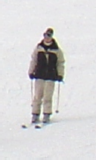
%> input picture TrainPositive_crop001008b.bmp, 96 x 160 px; its folder holds only this picture in this run
$ octave human_detection.m   (GNU Octave 9; MATLAB toolbox functions it lacks are replaced by stand-ins)
%> lines starting %> are read from the running program, lines starting %| are printed output that depends on the picture
### hog_vector.m
function [feature] = hog_vector(Img, displayImage,imageName)
%> called with Img = 'TrainPositive_crop001008b.bmp', displayImage = false, imageName = 'TrainPositive_crop001008b.bmp'
%% Image read operations
rgbImage = imread(Img);
%> rgbImage is the input picture: size 160x96x3 uint8; mean R, G, B 212.9, 211.8, 212.5
rgbImage = double(rgbImage);
%> rgbImage: size 160x96x3 double

% Use custom channel proportion to get images
redChannel = rgbImage(:, :, 1);
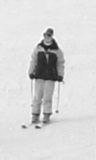
%> redChannel: size 160x96 double; min 29, max 254, mean 212.9
greenChannel = rgbImage(:, :, 2);
blueChannel = rgbImage(:, :, 3);
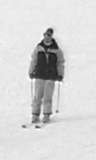
%> blueChannel: size 160x96 double; min 22, max 255, mean 212.5

% Round off the values using the formula to generate matrix
im = round(0.299*redChannel + 0.587*greenChannel + 0.114*blueChannel);
rows=size(im,1);
%> rows = 160
cols=size(im,2);
%> cols = 96

%% Gradient Operations to Calculate Magnitude, Gx, Gy and GradientAngle
[magnitude, angle] = gradientOperations(im);

if(displayImage==1)
% Display Image
figure('Name','Prewitt Magnitude');
imshow(matrixToImage(magnitude));
title(imageName)
end

%% Generate the feature

% Initialized the feature vector
feature=[];

% Iterations for Blocks(19x11 blocks)
for i = 0: rows/8 - 2
    for j= 0: cols/8 -2

        % Each block is of 16x16
        % Getting Block magnitude and angles with overlap
        mag_block = magnitude(8*i+1 : 8*i+16 , 8*j+1 : 8*j+16);
        ang_block = angle(8*i+1 : 8*i+16 , 8*j+1 : 8*j+16);

        block_feature=[];

        % Iterations for cells in a block(2x2 cells in block)
        for x= 0:1
            for y= 0:1

                % Each Cell is 8x8
                % Getting Cell magnitude and angles
                angle_cell =ang_block(8*x+1:8*x+8, 8*y+1:8*y+8);
                mag_cell =mag_block(8*x+1:8*x+8, 8*y+1:8*y+8);
                histr = zeros(1,9);

                %Iterations for pixels in one cell
                for p=1:8
                    for q=1:8
                        alpha= angle_cell(p,q);

                        % Division of Magnitude in Buckets proportionally
                        if alpha>10 && alpha<=30
                            histr(1)=histr(1)+ mag_cell(p,q)*(30-alpha)/20;
                            histr(2)=histr(2)+ mag_cell(p,q)*(alpha-10)/20;
                        elseif alpha>30 && alpha<=50
                            histr(2)=histr(2)+ mag_cell(p,q)*(50-alpha)/20;
                            histr(3)=histr(3)+ mag_cell(p,q)*(alpha-30)/20;
                        elseif alpha>50 && alpha<=70
                            histr(3)=histr(3)+ mag_cell(p,q)*(70-alpha)/20;
                            histr(4)=histr(4)+ mag_cell(p,q)*(alpha-50)/20;
                        elseif alpha>70 && alpha<=90
                            histr(4)=histr(4)+ mag_cell(p,q)*(90-alpha)/20;
                            histr(5)=histr(5)+ mag_cell(p,q)*(alpha-70)/20;
                        elseif alpha>90 && alpha<=110
                            histr(5)=histr(5)+ mag_cell(p,q)*(110-alpha)/20;
                            histr(6)=histr(6)+ mag_cell(p,q)*(alpha-90)/20;
                        elseif alpha>110 && alpha<=130
                            histr(6)=histr(6)+ mag_cell(p,q)*(130-alpha)/20;
                            histr(7)=histr(7)+ mag_cell(p,q)*(alpha-110)/20;
                        elseif alpha>130 && alpha<=150
                            histr(7)=histr(7)+ mag_cell(p,q)*(150-alpha)/20;
                            histr(8)=histr(8)+ mag_cell(p,q)*(alpha-130)/20;
                        elseif alpha>150 && alpha<=170
                            histr(8)=histr(8)+ mag_cell(p,q)*(170-alpha)/20;
                            histr(9)=histr(9)+ mag_cell(p,q)*(alpha-150)/20;
                        elseif alpha>=0 && alpha<=10
                            histr(1)=histr(1)+ mag_cell(p,q)*(alpha+10)/20;
                            histr(9)=histr(9)+ mag_cell(p,q)*(10-alpha)/20;
                        elseif alpha>170 && alpha<=180
                            histr(9)=histr(9)+ mag_cell(p,q)*(190-alpha)/20;
                            histr(1)=histr(1)+ mag_cell(p,q)*(alpha-170)/20;
                        end


                    end
                end

                % Concatenation of Four histograms to form one block feature
                block_feature=[block_feature histr];

            end
        end

        % Block Normalization using L2 Norm
        block_feature = block_feature/sqrt(sum(block_feature.^2));

        %Features concatenation
        feature=[feature block_feature];

    end
end

% Removing Infinitiy values
feature(isnan(feature))=0;

feature;

### gradientOperations.m
function [prewittmagnitude, prewittangle] = gradientOperations(inputImageMatrix)

%% Store input size and initialize matrix
image = inputImageMatrix;
sizeImage = size(image);
%> sizeImage = [160 96]
gradientx = zeros(sizeImage);
gradienty = zeros(sizeImage);

%% Calculate the X and Y gradient using the formula
for i=2:sizeImage(1)-1
    for j=2:sizeImage(2)-1
        gradientx(i,j)=image(i-1,j+1)-image(i-1,j-1)+image(i,j+1)-image(i,j-1)+image(i+1,j+1)-image(i+1,j-1);
        gradienty(i,j)=image(i-1,j-1)-image(i+1,j-1)+image(i-1,j)-image(i+1,j)+image(i-1,j+1)-image(i+1,j+1);
    end
end
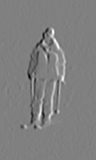
%> gradientx: size 160x96 double; min -471, max 465, mean -0.1; drawn with min black and max white
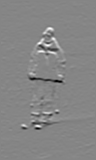
%> gradienty: size 160x96 double; min -467, max 423, mean 0.2; drawn with min black and max white

%% Calculate magnitude using squared sum method
prewittmagnitude = sqrt(gradientx.^2+ gradienty.^2);
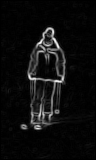
%> prewittmagnitude: size 160x96 double; min 0, max 510.7, mean 28.3; drawn with min black and max white

% Normalize the Components after the gradient operation to display the
% Image correctly in the range of 0-255
prewittmagnitude = round(normalizeImage(prewittmagnitude));

%% Calculate the angle using tan-1
prewittangle =atan2d(gradienty,gradientx);
prewittangle(isnan(prewittangle))=0;

% If the angle are less than 0, then increment 180
% Range of angle should between 0-180
for i = 1:sizeImage(1)
    for j = 1:sizeImage(2)
        if(prewittangle(i,j)<0)
            prewittangle(i,j)=prewittangle(i,j)+180;
        end
    end
end

prewittmagnitude;
prewittangle;

### normalizeImage.m
function normalizedMatrix = normalizeImage(imageMatrix)

% Check what is the lowest value
lo = min(min(imageMatrix));
%> lo = 0

% Adjust low to 0
if(lo<0)
    imageMatrix=imageMatrix+abs(lo);
end

% Check the highest and the normalize all values by
% scalling factor to get in 0-255 range
hi=max(max(imageMatrix));
%> hi = 510.7
if(hi>255)
    normalizeComponent=255/hi;
%> normalizeComponent = 0.499
    imageMatrix = imageMatrix.*normalizeComponent;
end

%% Return Values
new_lo = min(min(imageMatrix));
%> new_lo = 0
new_hi = max(max(imageMatrix));
%> new_hi = 255
%> in gradientOperations, `prewittangle =atan2d(gradienty,gradientx);`:
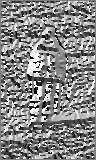
%> prewittangle: size 160x96 double; min -179.7, max 180, mean 9.7; drawn with min black and max white
%> after the loop in gradientOperations, `for i = 1:sizeImage(1)`:
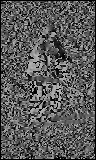
%> prewittangle: size 160x96 double; min 0, max 180, mean 89.5
%> after the loop in hog_vector, `for i = 0: rows/8 - 2`: feature = 7524 values, max 0.926 at index 1856, min 0 at index 2119, mean 0.127; histr = [32.69 23.19 34.75 15.55 10.11 32.48 9.06 18.45 27.73]
%> `hog = hog_vector(FileName,false,Files(k).name);`: hog has the same summary as feature in hog_vector
%> `hogPositiveVector = [hogPositiveVector; hog];`: hogPositiveVector has the same summary as feature in hog_vector
%> `TrainData = [hogPositiveVector; hogNegativeVector];`: TrainData has the same summary as feature in hog_vector
normalizedMatrix = imageMatrix;

### kNearestNeighbors.m
function [predictedClassLabel neighbourLabel neighborIds neighborDistances] = kNearestNeighbors(dataMatrix, dataLabels,queryMatrix, k)
%> called with dataLabels = 1, queryMatrix = [], k = 3

%% Initialize all the matrix to store different data to be returned
neighborIds = zeros(size(queryMatrix,1),k);
neighbourLabel = zeros(size(queryMatrix,1),k);
predictedLabel = zeros(size(queryMatrix,1),1);
predictedClassLabel=[];
neighborDistances = neighborIds;
numDataVectors = size(dataMatrix,1);
%> numDataVectors = 1
numQueryVectors = size(queryMatrix,1);

%% Similarity computation for distance
for i=1:numQueryVectors

    % Histogram intersection sum(min(test,train))/sum(train)
    similarity = sum(min(repmat(queryMatrix(i,:),numDataVectors,1),dataMatrix)')./sum(dataMatrix');

    % Sort in decreasing order of similarity
    [sortval sortpos] = sort(similarity,'descend');

    % Get relevant data point based on sorting order
    neighborIds(i,:) = sortpos(1:k);
    neighbourLabel(i,:) = dataLabels(neighborIds(i,:));
    neighborDistances(i,:) = sortval(1:k);

end

%% Prediction is where more labels of same sign
predictedLabel = sum(neighbourLabel')';
%> predictedLabel = []
predictedLabel(predictedLabel<2)=0;
predictedLabel(predictedLabel>=2)=1;

% From 0-1 Lables, build back Human and Non-Human classification
for i = 1:length(predictedLabel)
    if(predictedLabel(i)==1)
        predictedClassLabel=[predictedClassLabel; {"Human"}];
    else
        predictedClassLabel=[predictedClassLabel; {"Non-Human"}];
    end
end

%% Return the results
predictedClassLabel;
neighbourLabel;
neighborDistances;
neighborIds;

### human_detection.m
clc; clear;

%% Creating HOG Vectors for Training Images

TrainFileNames = [];
TrainFileLabel = [];
TrainFileClassLabel = [];

% Positive Training Images
% Reading files from directory
Files=dir('TrainPositive*.bmp');
hogPositiveVector = [];
for k=1:length(Files)
    TrainFileNames = [TrainFileNames ; {Files(k).name}];
    TrainFileLabel = [TrainFileLabel ; {'Human'}];
    % Positive images have 1 Class
    TrainFileClassLabel = [TrainFileClassLabel ; 1 ];
    FileName = strcat(Files(k).folder,'/',Files(k).name);

    % Generating HOG Vector
    hog = hog_vector(FileName,false,Files(k).name);
    hogPositiveVector = [hogPositiveVector; hog];
end

% Negative Training Images
% Reading files from directory
Files=dir('TrainNegative*.bmp');
hogNegativeVector = [];
for k=1:length(Files)
    TrainFileNames = [TrainFileNames ; {Files(k).name}];
    TrainFileLabel = [TrainFileLabel ; {'Non-Human'}];
    % Negative images have 0 Class
    TrainFileClassLabel = [TrainFileClassLabel ; 0 ];
    FileName = strcat(Files(k).folder,'/',Files(k).name);

    % Generating HOG Vector
    hog = hog_vector(FileName,false,Files(k).name);
    hogNegativeVector = [hogNegativeVector; hog];
end


%% Creating HOG Vectors for Test Images
TestFileNames=[];
TestFileLabel=[];

% Positive Test Images
% Reading files from directory
Files=dir('TestPositive*.bmp');
hogTestPositiveVector = [];
for k=1:length(Files)
    TestFileNames = [TestFileNames ; {Files(k).name}];
    TestFileLabel = [TestFileLabel ; {'Human'}];
    FileName = strcat(Files(k).folder,'/',Files(k).name);

    % Generating HOG Vector
    hog = hog_vector(FileName,true,Files(k).name);
    hogTestPositiveVector = [hogTestPositiveVector; hog];
end

% Negative Test Images
% Reading files from directory
Files=dir('TestNegative*.bmp');
hogTestNegativeVector = [];
for k=1:length(Files)
    TestFileNames = [TestFileNames ; {Files(k).name}];
    TestFileLabel = [TestFileLabel ; {'Non-Human'}];
    FileName = strcat(Files(k).folder,'/',Files(k).name);

    % Generating HOG Vector
    hog = hog_vector(FileName,true,Files(k).name);
    hogTestNegativeVector = [hogTestNegativeVector; hog];
end


%% Collating data

% Training Images data
% First 10 are 1(HumanClass). Last 10 are 0(nonHumanClass)
TrainData = [hogPositiveVector; hogNegativeVector];

% Test Images data
% First 5 are 1(HumanClass). Last 5 are 0(nonHumanClass)
TestData = [hogTestPositiveVector ; hogTestNegativeVector];


%% Running 3-KNN on the test images using train images
[predictedClassLabels neighbourLabel neighborIds neighborDistances] = kNearestNeighbors(TrainData,TrainFileClassLabel, TestData, 3)
%> predictedClassLabels = []; neighbourLabel = []; neighborIds = []; neighborDistances = []

% Collating the result using neighbour indexes returned from KNN
result = [TestFileNames TestFileLabel TrainFileNames(neighborIds(:,1)) TrainFileLabel(neighborIds(:,1)) TrainFileNames(neighborIds(:,2)) TrainFileLabel(neighborIds(:,2)) TrainFileNames(neighborIds(:,3)) TrainFileLabel(neighborIds(:,3))];
%> result = {}

%% Print results:

fprintf("The results are displayed below with all relevant data:\n\n")
for i = 1:length(result)
    fprintf("TestImage: "+ TestFileNames(i)+" | Correct Classification: "+TestFileLabel(i)+"\n");
    fprintf("\t1NN: "+ TrainFileNames(neighborIds(i,1))+" | Distance: "+neighborDistances(i,1)+" | Classification: "+TrainFileLabel(neighborIds(i,1))+"\n");
    fprintf("\t2NN: "+ TrainFileNames(neighborIds(i,2))+" | Distance: "+neighborDistances(i,2)+" | Classification: "+TrainFileLabel(neighborIds(i,2))+"\n");
    fprintf("\t3NN: "+ TrainFileNames(neighborIds(i,3))+" | Distance: "+neighborDistances(i,3)+" | Classification: "+TrainFileLabel(neighborIds(i,3))+"\n");
    fprintf("    Prediction From 3NN: "+ predictedClassLabels(i)+"\n\n\n");
end
%> this loop made 0 passes

$ run again, on TrainPositive_crop001047b.bmp
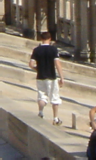
%> input picture TrainPositive_crop001047b.bmp, 96 x 160 px
%> in hog_vector, rgbImage is the input picture: size 160x96x3 uint8; mean R, G, B 135.9, 124.7, 110.5
%> rgbImage: size 160x96x3 double
%> in gradientOperations, `prewittmagnitude = sqrt(gradientx.^2+ gradienty.^2);`:
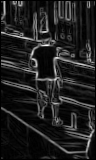
%> prewittmagnitude: size 160x96 double; min 0, max 542.1, mean 68; drawn with min black and max white
%> lo = 0
%> hi = 542.1
%> normalizeComponent = 0.47
%> new_lo = 0
%> new_hi = 255
%> after the loop in gradientOperations, `for i = 1:sizeImage(1)`:
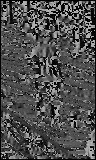
%> prewittangle: size 160x96 double; min 0, max 180, mean 78.5
%> after the loop in hog_vector, `for i = 0: rows/8 - 2`: feature = 7524 values, max 0.875 at index 6888, min 0 at index 85, mean 0.1; histr = [149.7 91.82 10.3 2.35 10.22 21.64 30.01 48.16 166.8]
%> hog has the same summary as feature in hog_vector
%> hogPositiveVector has the same summary as feature in hog_vector
%> TrainData has the same summary as feature in hog_vector
%> predictedLabel = []
%> result = {}

$ run again, on TrainPositive_crop001063b.bmp
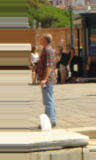
%> input picture TrainPositive_crop001063b.bmp, 96 x 160 px
%> in hog_vector, rgbImage is the input picture: size 160x96x3 uint8; mean R, G, B 151.3, 137, 110.2
%> rgbImage: size 160x96x3 double
%> in gradientOperations, `prewittmagnitude = sqrt(gradientx.^2+ gradienty.^2);`:
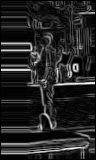
%> prewittmagnitude: size 160x96 double; min 0, max 466.5, mean 67.3; drawn with min black and max white
%> lo = 0
%> hi = 466.5
%> normalizeComponent = 0.547
%> new_lo = 0
%> new_hi = 255
%> after the loop in gradientOperations, `for i = 1:sizeImage(1)`:
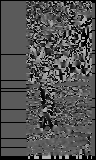
%> prewittangle: size 160x96 double; min 0, max 180, mean 83.4
%> after the loop in hog_vector, `for i = 0: rows/8 - 2`: feature = 7524 values, max 0.9 at index 4487, min 0 at index 1, mean 0.0895; histr = [77.89 5.61 73.08 98.9 520.1 39.38 0 0 52]
%> hog has the same summary as feature in hog_vector
%> hogPositiveVector has the same summary as feature in hog_vector
%> TrainData has the same summary as feature in hog_vector
%> predictedLabel = []
%> result = {}

$ run again, on TrainPositive_crop001275b.bmp
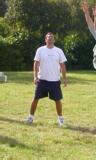
%> input picture TrainPositive_crop001275b.bmp, 96 x 160 px
%> in hog_vector, rgbImage is the input picture: size 160x96x3 uint8; mean R, G, B 127.6, 129, 85.5
%> rgbImage: size 160x96x3 double
%> lo = 0
%> hi = 579.7
%> normalizeComponent = 0.44
%> new_lo = 0
%> new_hi = 255
%> after the loop in gradientOperations, `for i = 1:sizeImage(1)`:
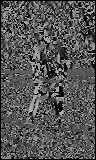
%> prewittangle: size 160x96 double; min 0, max 180, mean 85
%> after the loop in hog_vector, `for i = 0: rows/8 - 2`: feature = 7524 values, max 0.915 at index 4860, min 0 at index 3484, mean 0.118; histr = [68.15 63.89 106.5 177.2 153.4 82.64 83.99 117.9 77.42]
%> hog has the same summary as feature in hog_vector
%> hogPositiveVector has the same summary as feature in hog_vector
%> TrainData has the same summary as feature in hog_vector
%> predictedLabel = []
%> result = {}
